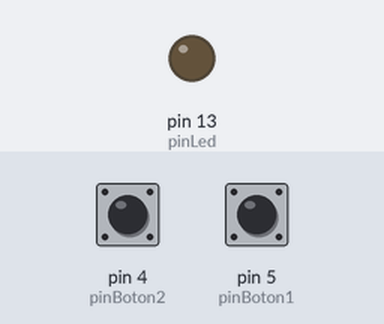
Simulated run of this sketch. Board: Arduino Uno, built with avr-gcc and run on an emulated ATmega328P. Parts: output pins drawn as LEDs (lit = HIGH). The inputs (shaded band) are chosen by the test bench; at power-on: pin 4 (pinBoton2) LOW, pin 5 (pinBoton1) LOW. No radio packets arrive unless stated.

Above: at 1.2 s.
1.3 s: pin 4 (pinBoton2) pulled HIGH for 0.15 s
At 1.46 s:
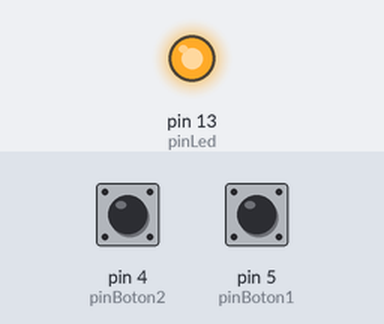
3.0 s: pin 4 (pinBoton2) pulled HIGH for 3.2 s
At 7.4 s:
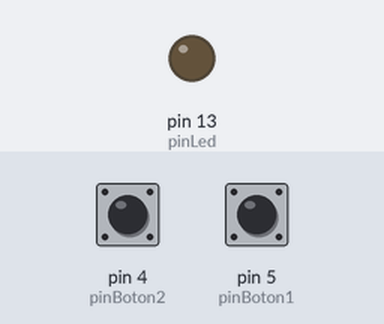
7.8 s: pin 5 (pinBoton1) pulled HIGH for 3.2 s
At 8.5 s:
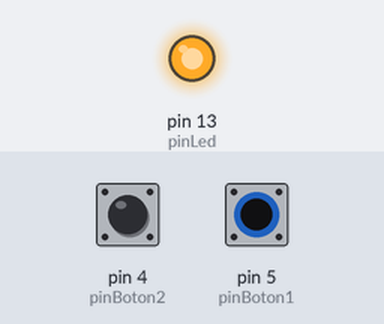
Timing chart, 0 to 12.6 s (numbered marks = the images above; inputs shaded):
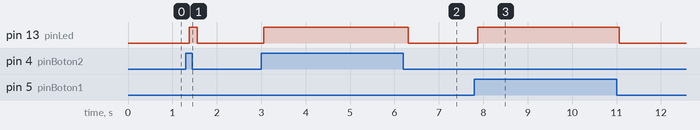

Measured:
- after the input at 1.3 s, pin 13 (pinLed): LOW → HIGH after 0.07 s, → LOW 0.19 s later
- after the input at 3.0 s, pin 13 (pinLed): LOW → HIGH after 0.06 s, → LOW 3.3 s later
- after the input at 7.8 s, pin 13 (pinLed): LOW → HIGH after 0.08 s, → LOW 3.2 s later

The sketch:

rf_send.ino
```cpp
#include <RH_ASK.h>
#include <SPI.h>

#define pinLed    13
#define pinBoton1  5
#define pinBoton2  4


RH_ASK driver;
//Servo servo;

void setup() {
  // put your setup code here, to run once:
  pinMode(pinLed, OUTPUT);
  pinMode(pinBoton1, INPUT);
  pinMode(pinBoton2, INPUT);
  Serial.begin(9600);
  if(!driver.init())
    Serial.println("Inicialiación fallida");
}

void loop() {
  // put your main code here, to run repeatedly:
  if(digitalRead(pinBoton1)){
    const char *comando = "i";
    driver.send((uint8_t *)comando,strlen(comando));
    driver.waitPacketSent();
    digitalWrite(pinLed,HIGH);
    delay(2);
  }else if(digitalRead(pinBoton2)){
    const char *comando = "d";
    driver.send((uint8_t *)comando,strlen(comando));
    driver.waitPacketSent();
    digitalWrite(pinLed,HIGH);
    delay(2);
  }
  else{
    const char *comando = "c";
    driver.send((uint8_t *)comando,strlen(comando));
    driver.waitPacketSent();
    digitalWrite(pinLed,LOW);
    delay(2);
  }
}
```
